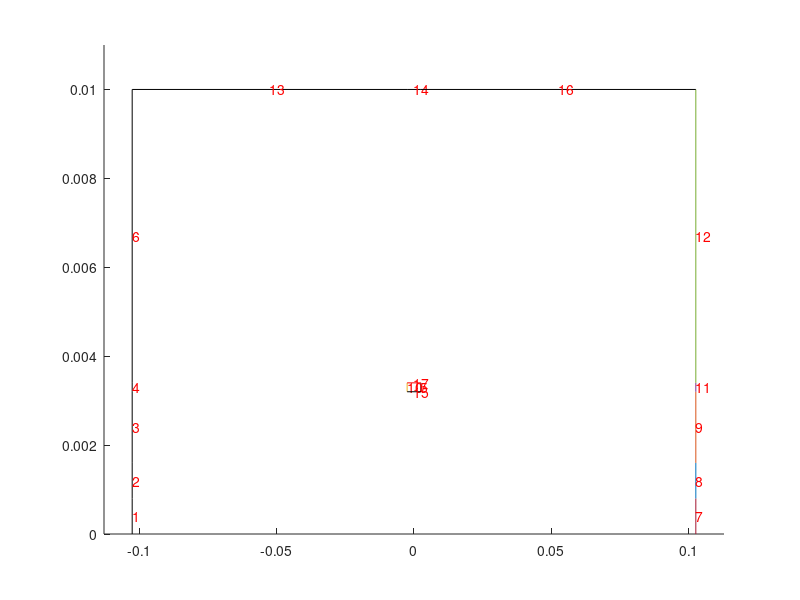

The MATLAB source for this figure:
function [ ] = cylindricalMeshGenerator( )
% Creates structured hex butterfly mesh for OpenFOAM blockMeshDict

% manual uses the command window to enter input data, auto uses the input data in the .m file
    rData= input('0 - manual input, 1 - auto input: ');

    if rData
        % Give array of coordinates along the symmetry axis (in [ ... ] format)
        z = [-0.1025,-0.0025,0.0025,0.1025];
        % Give array of coordinates along the radial axis, excluding r=0 (in [ ... ] format)
        r = [0.0008,0.0016,0.0032,0.0034,0.010];
        % Give array of BLOCKS to be excluded (in [ ... ] format)
        B = [10];
        % Give axial mesh distribution
        MSHz = [80,80,80];
        % Give axial mesh grading
        GRDNGz = [0.01,1,100];
        % Give radial mesh distribution
        MSHr = [10,10,10,5,20];
        % Give radial mesh grading
        GRDNGr = [1,1,1,1,20];
        % Give convertToMeters
        convertToMeters = 1;
        % Give arc rate of 1st block, default is 0.5 (1 for circle, 0 for square)
        rate1st = 0.5;
        % Complete the 'Boundary' section in the blockMeshDict?
        iRunBs = 1;
        % Define up to   9   Boundaries
        % Give names of Boundaries
        name1 = 'leftPlateHe';
        name2 = 'leftPlateDiel';
        name3 = 'leftPlateAir';
        name4 = 'airOuter';
        name5 = 'electrode';
        name6 = 'rightPlateHe';
        name7 = 'rightPlateDiel';
        name8 = 'rightPlateAir';
        % Give types of Boundaries, 1 - wall, 2 - inlet, 3 - outlet, 4 - patch
        types = [4,4,4,4,4,4,4,4];
        % Give faces of Boundaries
        bounds1 = [1,2];
        bounds2 = [3];
        bounds3 = [4,6];
        bounds4 = [13,14,16];
        bounds5 = [5,10,15,17];
        bounds6 = [7,8];
        bounds7 = [9];
        bounds8 = [11,12];


        iz=length(z);
        ir=length(r);
    else
        rData=0;
        z=input('Give array of coordinates along the symmetry axis (in [ ... ] format): ');
        r=input('Give array of coordinates along the radial axis, excluding r=0 (in [ ... ] format): ');

        iz=length(z);
        ir=length(r);

    %Geometry
        plotBlocks(z,r);
        B=input('Give array of BLOCKS to be excluded (in [ ... ] format): ');



    %Meshing

        plotMesh(z,r);
        [ MSHz , GRDNGz , MSHr , GRDNGr ] = createMesh(z,r);


        convertToMeters = input('Give convertToMeters, default is 1: ');
        if isempty( convertToMeters )
            convertToMeters = 1;
        end
    end

    fID=fopen('blockMeshDict','w');
    fprintf(fID,'/*--------------------------------*- C++ -*----------------------------------*\\ \n');
    fprintf(fID,'  =========                 |\n');
    fprintf(fID,'  \\\\      /  F ield         | OpenFOAM: The Open Source CFD Toolbox\n');
    fprintf(fID,'   \\\\    /   O peration     | Website:  https://openfoam.org\n');
    fprintf(fID,'    \\\\  /    A nd           | Version:  7\n');
    fprintf(fID,'     \\\\/     M anipulation  |\n');
    fprintf(fID,'\\*---------------------------------------------------------------------------*/\n');
    fprintf(fID,'FoamFile\n{\nversion     2.0;\nformat      ascii;\nclass       dictionary;\nobject      blockMeshDict;\n}\n// * * * * * * * * * * * * * * * * * * * * * * * * * * * * * * * * * * * * * //\n\nconvertToMeters %8.4e;\n\n',convertToMeters);

    % Points

    fprintf(fID,'vertices\n(\n');
    count=0;
    s2=sqrt(2);
    for i=1:ir
        for j=1:iz
            fprintf(fID,'(%12.8e  %12.8e %12.8e)  // p%3i \n',-r(i)/s2,-r(i)/s2,z(j),count);
            count=count+1;
            fprintf(fID,'(%12.8e  %12.8e %12.8e)  // p%3i \n', r(i)/s2,-r(i)/s2,z(j),count);
            count=count+1;
            fprintf(fID,'(%12.8e  %12.8e %12.8e)  // p%3i \n', r(i)/s2, r(i)/s2,z(j),count);
            count=count+1;
            fprintf(fID,'(%12.8e  %12.8e %12.8e)  // p%3i \n',-r(i)/s2, r(i)/s2,z(j),count);
            count=count+1;
        end
    end

    %Blocks
    fprintf(fID,');\n\nblocks\n(\n');
    count=0;
    for j=1:iz-1
        if isempty(find(B==count))
            base = count;
            fprintf(fID,'    hex (%3i  %3i  %3i  %3i  %3i  %3i  %3i  %3i)( %4i %4i %4i ) simpleGrading ( %2i %2i %2i ) // block %2i \n',4*base,4*base+1,4*base+2,4*base+3,4*base+4,4*base+5,4*base+6,4*base+7,2*MSHr(1),2*MSHr(1),MSHz(j),1,1,GRDNGz(j),count);
        end
        count=count+1;
    end
    count1_4=count;
    for i=1:ir-1
        for j=1:iz-1
            if isempty(find(B==count1_4))
                base1 = iz*(i-1)*4+(j-1)*4;
                base2 = iz*i*4+(j-1)*4;
                fprintf(fID,'    hex (%3i  %3i  %3i  %3i  %3i  %3i  %3i  %3i)( %4i %4i %4i ) simpleGrading ( %2i %2i %2i ) // block %2i \n',base1+1,base1,  base2,  base2+1,base1+5,base1+4,base2+4,base2+5,2*MSHr(1),MSHr(i+1),MSHz(j),1,GRDNGr(i+1),GRDNGz(j),count);
                count=count+1;
                fprintf(fID,'    hex (%3i  %3i  %3i  %3i  %3i  %3i  %3i  %3i)( %4i %4i %4i ) simpleGrading ( %2i %2i %2i ) // block %2i \n',base1+2,base1+1,base2+1,base2+2,base1+6,base1+5,base2+5,base2+6,2*MSHr(1),MSHr(i+1),MSHz(j),1,GRDNGr(i+1),GRDNGz(j),count);
                count=count+1;
                fprintf(fID,'    hex (%3i  %3i  %3i  %3i  %3i  %3i  %3i  %3i)( %4i %4i %4i ) simpleGrading ( %2i %2i %2i ) // block %2i \n',base1+3,base1+2,base2+2,base2+3,base1+7,base1+6,base2+6,base2+7,2*MSHr(1),MSHr(i+1),MSHz(j),1,GRDNGr(i+1),GRDNGz(j),count);
                count=count+1;
                fprintf(fID,'    hex (%3i  %3i  %3i  %3i  %3i  %3i  %3i  %3i)( %4i %4i %4i ) simpleGrading ( %2i %2i %2i ) // block %2i \n',base1  ,base1+3,base2+3,base2,  base1+4,base1+7,base2+7,base2+4,2*MSHr(1),MSHr(i+1),MSHz(j),1,GRDNGr(i+1),GRDNGz(j),count);
                count=count+1;
            end
            count1_4=count1_4+1;
        end
    end

    %Edges
    fprintf(fID,');\n\nedges\n(\n');
    if ~rData
        rate1st = input('Give arc rate of 1st block, default is 0.5 (1 for circle, 0 for square): ');
    end
    if isempty(rate1st);
        rate1st=0.5;
    end
    for j=1:iz
        base = (j-1)*4;
        arc=r(1)*(rate1st+(1-rate1st)/s2);
        fprintf(fID,'    arc %3i  %3i  (%12.8e  %12.8e %12.8e)\n', base  , base+1,0,-arc,z(j));
        fprintf(fID,'    arc %3i  %3i  (%12.8e  %12.8e %12.8e)\n', base+1, base+2, arc,0,z(j));
        fprintf(fID,'    arc %3i  %3i  (%12.8e  %12.8e %12.8e)\n', base+2, base+3,0, arc,z(j));
        fprintf(fID,'    arc %3i  %3i  (%12.8e  %12.8e %12.8e)\n', base+3, base  ,-arc,0,z(j));
    end

    for i=2:ir
        for j=1:iz
            base = iz*(i-1)*4+(j-1)*4;
            arc=r(i);%r(1)*(rate1st+(1-rate1st)/s2);
            fprintf(fID,'    arc %3i  %3i  (%12.8e  %12.8e %12.8e)\n', base  , base+1,0,-arc,z(j));
            fprintf(fID,'    arc %3i  %3i  (%12.8e  %12.8e %12.8e)\n', base+1, base+2, arc,0,z(j));
            fprintf(fID,'    arc %3i  %3i  (%12.8e  %12.8e %12.8e)\n', base+2, base+3,0, arc,z(j));
            fprintf(fID,'    arc %3i  %3i  (%12.8e  %12.8e %12.8e)\n', base+3, base  ,-arc,0,z(j));
        end
    end

    %Boundary

    if ~rData
        iRunBs=input('0 - stop, 1 - give boundaries: ');
        if isempty(iRunBs)
            iRunBs=0;
        end
    end

    fprintf(fID,');\n\nboundary\n(\n');

    [Bs,nBs]=Boundaries(z,r,B);

    if iRunBs

        checkBs=1:nBs;
        type=['wall  ';'inlet ';'outlet';'patch '];
        count=0;

        while find(checkBs)
            count=count+1;
            if ~rData
                name = input('Give boundary name (in ''...''): ');
                itype = input('Choose BC type 1 - wall, 2 - inlet, 3 - outlet, 4 - patch : ');
                while itype<1 || itype>4
                    itype = input('Incorrect Type!! Choose BC type 1 - wall, 2 - input, 3 - output, 4 - patch: ');
                end
                bounds = input('Give array of boundary faces (in [ ... ] format): ');
            else
                itype=types(count);
                switch count
                    case 1
                        name = name1; bounds = bounds1;
                    case 2
                        name = name2; bounds = bounds2;
                    case 3
                        name = name3; bounds = bounds3;
                    case 4
                        name = name4; bounds = bounds4;
                    case 5
                        name = name5; bounds = bounds5;
                    case 6
                        name = name6; bounds = bounds6;
                    case 7
                        name = name7; bounds = bounds7;
                    case 8
                        name = name8; bounds = bounds8;
                    case 9
                        name = name9; bounds = bounds9;
                end
            end

            for i=1:length(bounds)
                checkBs(find(checkBs == bounds(i)))=0;
            end

            fprintf(fID,'   %s\n   {\n      type %s;\n      faces (\n',name,type(itype,:));
            for i=1:length(bounds)
                if isempty(find(Bs(bounds(i),5:12)))
                    fprintf(fID,'         (%3i %3i %3i %3i)\n',Bs(bounds(i),1:4));
                else
                    fprintf(fID,'         (%3i %3i %3i %3i)\n         (%3i %3i %3i %3i)\n         (%3i %3i %3i %3i)\n         (%3i %3i %3i %3i)\n',Bs(bounds(i),:));
                end
            end
            
            if ~rData
                disp('Remaining boundary faces:')            
                disp(checkBs(find(checkBs)))
            end

            fprintf(fID,'      );\n   }\n');
        end
    end
    fprintf(fID,');\n\nmergePatchPairs();');
    fclose(fID);

end
function [  ] = plotBlocks(z,r)
%UNTITLED Summary of this function goes here
%   Detailed explanation goes here

    iz=length(z);
    ir=length(r);
    close all;
    figure;
    axis([min(z)-0.1*abs(max(z)) , max(z)+0.1*abs(max(z)), 0 , max(r)+0.1*abs(max(r))]);
    hold;
    
    x=[min(z),max(z)];
    for i=1:ir
        y=[r(i),r(i)];
        plot(x,y);
    end
    y=[0,max(r)];
    for i=1:iz
        x=[z(i),z(i)];
        plot(x,y);
    end

    count=0;
    for j=1:iz-1
        text((z(j)+z(j+1))/2,(0+r(1))/2,num2str(count),'Color','red');
        count=count+1;
    end
    for i=1:ir-1
        for j=1:iz-1
            text((z(j)+z(j+1))/2,(r(i)+r(i+1))/2,num2str(count),'Color','red');
            count=count+1;
        end
    end
    hold;

end

function [  ] = plotMesh( z,r )
%UNTITLED2 Summary of this function goes here
%   Detailed explanation goes here

    iz=length(z);
    ir=length(r);
    close all;
    figure;
    axis([min(z)-0.1*abs(max(z)) , max(z)+0.1*abs(max(z)), 0 , max(r)+0.1*abs(max(r))]);
    hold;
    
    x=[min(z),max(z)];
    for i=1:ir
        y=[r(i),r(i)];
        plot(x,y);
    end
    y=[0,max(r)];
    for i=1:iz
        x=[z(i),z(i)];
        plot(x,y);
    end
    count=0;
    for j=1:iz-1
        text((z(j)+z(j+1))/2,0,num2str(count),'Color','red');
        count=count+1;
    end
    text(z(1),r(1)/2,num2str(count),'Color','red');
    count=count+1;
    for i=1:ir-1
        text(z(1),(r(i)+r(i+1))/2,num2str(count),'Color','red');
        count=count+1;
    end
    hold;

end


function [ MSHz , GRDNGz , MSHr , GRDNGr ] = createMesh( z,r )
%UNTITLED3 Summary of this function goes here
%   Detailed explanation goes here

    iz=length(z);
    ir=length(r);
    
    expon = 0.75;
    iniEst=50;
    estimate = round((z(2)-z(1))/max(z)*iniEst)+1;
    MSHz = input(['Give mesh size for face 0, default is ',num2str(estimate),': ']);
    if isempty(MSHz)
        MSHz=estimate;
    end
    GRDNGz = input(['Give grading for faces 0 - ',num2str(iz-2),',default is [ones] (in [ ... ] format): ']);
    if isempty(GRDNGz)
        GRDNGz = ones(1,iz-1);
    end
    while length(GRDNGz)~=iz-1
        GRDNGz = input(['Icorrect array length!! Give grading for faces 0 - ',num2str(iz-2),',default is [ones] (in [ ... ] format): ']);
    end
    for i=2:iz-1
        MSHz(i)= round(MSHz(i-1)*(z(i+1)-z(i))/(z(i)-z(i-1))/GRDNGz(i)^expon)+1;
    end
    disp('Estimated axial mesh distribution:')
    disp(MSHz)
    temp = input('Update axial mesh distribution, or press ENTER to continue: ');
    if ~isempty(temp)
        MSHz=temp;
    end

    estimate = round(r(1)/max(r)*(max(r)/max(z)*iniEst))+1;
    MSHr = input(['Give mesh size for face 0, default is ',num2str(estimate),': ']);
    if isempty(MSHr)
        MSHr=estimate;
    end
    GRDNGr = input(['Give grading for faces ',num2str(iz-1),' - ',num2str(iz+ir-2),',default is [ones] (in [ ... ] format): ']);
    if isempty(GRDNGr)
        GRDNGr = ones(1,ir);
    end
    while length(GRDNGr)~=ir
        GRDNGr = input(['Icorrect array length!! Give grading for faces ',num2str(iz-1),' - ',num2str(iz+ir-2),',default is [ones] (in [ ... ] format): ']);
    end
    if ir>1
        MSHr(2)= round(MSHr(1)*(r(2)-r(1))/r(1)/GRDNGr(2)^expon)+1;
    end
    for i=3:ir
        MSHr(i)= round(MSHr(i-1)*(r(i)-r(i-1))/(r(i-1)-r(i-2))/GRDNGr(i)^expon)+1;
    end
    disp('Estimated radial mesh distribution:')
    disp(MSHr)
    temp = input('Update radial mesh distribution, or press ENTER to continue: ');
    if ~isempty(temp)
        MSHr=temp;
    end

end

function [ Bs,count ] = Boundaries(  z,r,B  )
%UNTITLED Summary of this function goes here
%   Detailed explanation goes here


    iz=length(z);
    ir=length(r);
    BOU = blockBounds(z,r);
    figure;    
    axis([min(z)-0.1*abs(max(z)) , max(z)+0.1*abs(max(z)), 0 , max(r)+0.1*abs(max(r))]);
    hold;
    
    count = 1;
    
% Left Boundaries
    countL = 1;
    L=[];
    for j=0:ir-1
        base=j*(iz-1);
        i=0;
        if isempty(find(B==base+i));
            if base==0
                [L,countL] = base0L(L,countL,i);
            else
                [L,countL] = base1L(L,countL,base,i,iz);
            end
            plot([BOU(base+i+1,10),BOU(base+i+1,10)],BOU(base+i+1,11:12),'color','black');
            text(BOU(base+i+1,10),(BOU(base+i+1,11)+BOU(base+i+1,12))/2,num2str(count),'Color','red');
            count = count+1;
        end
        for i=1:iz-2
            if ~isempty(find(B==base+i-1)) && isempty(find(B==base+i));
                if base==0
                    [L,countL] = base0L(L,countL,i);
                else
                    [L,countL] = base1L(L,countL,base,i,iz);
                end
                plot([BOU(base+i+1,10),BOU(base+i+1,10)],BOU(base+i+1,11:12),'color','black');
                text(BOU(base+i+1,10),(BOU(base+i+1,11)+BOU(base+i+1,12))/2,num2str(count),'Color','red');
                count = count+1;
            end
        end
    end
    
% Right Boundaries
    countR = 1;
    R=[];
    for j=0:ir-1
        base=j*(iz-1);
        for i=1:iz-2
            if isempty(find(B==base+i-1)) && ~isempty(find(B==base+i));
                if base==0
                    [R,countR] = base0R(R,countR,i);
                else
                    [R,countR] = base1R(R,countR,base,i,iz);
                end
                plot([BOU(base+i,4),BOU(base+i,4)],BOU(base+i,5:6));
                text(BOU(base+i,4),(BOU(base+i,5)+BOU(base+i,6))/2,num2str(count),'Color','red');
                count = count+1;
            end
        end
        i = iz-1;
        if isempty(find(B==base+i-1));
            if base==0
                [R,countR] = base0R(R,countR,i);
            else
                [R,countR] = base1R(R,countR,base,i,iz);
            end
            plot([BOU(base+i,4),BOU(base+i,4)],BOU(base+i,5:6));
            text(BOU(base+i,4),(BOU(base+i,5)+BOU(base+i,6))/2,num2str(count),'Color','red');
            count = count+1;
        end
    end
    
% Up Boundaries
    countU = 1;
    U=[];
    for j=1:iz-1
        base=(ir-1)*(iz-1)+j-1;
        i=0;
        if isempty(find(B==base-i));
            [U,countU] = base1U(U,countU,ir-i,j,iz);
            plot(BOU(base+1,7:8),[BOU(base+1,9),BOU(base+1,9)],'color','black');
            text((BOU(base+1,7)+BOU(base+1,8))/2,BOU(base+1,9),num2str(count),'Color','red');
            count = count+1;
        end
         for i=1:ir-1
             if ~isempty(find(B==base-(i-1)*(iz-1))) && isempty(find(B==base-i*(iz-1)));
                [U,countU] = base1U(U,countU,ir-i,j,iz);
                plot(BOU(base-i*(iz-1)+1,7:8),[BOU(base-i*(iz-1)+1,9),BOU(base-i*(iz-1)+1,9)],'color','black');
                text((BOU(base-i*(iz-1)+1,7)+BOU(base-i*(iz-1)+1,8))/2,BOU(base-i*(iz-1)+1,9),num2str(count),'Color','red');
                count = count+1;
             end
         end
     end
    
% Down Boundaries
    countD = 1;
    D=[];
    for j=1:iz-1
        base=(ir-1)*(iz-1)+j-1;
        for i=1:ir-1
            if isempty(find(B==base-(i-1)*(iz-1))) && ~isempty(find(B==base-i*(iz-1)));
               [D,countD] = base1D(D,countD,ir-i,j,iz);
               plot(BOU(base-(i-1)*(iz-1)+1,1:2),[BOU(base-(i-1)*(iz-1)+1,3),BOU(base-(i-1)*(iz-1)+1,3)],'color','red');
               text((BOU(base-(i-1)*(iz-1)+1,1)+BOU(base-(i-1)*(iz-1)+1,2))/2,BOU(base-(i-1)*(iz-1)+1,3),num2str(count),'Color','red');
               count = count+1;
            end
        end
    end
    
    Bs = [L;R;U;D];
    count = count-1;
%L
%R
%U
%D
end

function [bou,count] = base0L(bou,count,i)
    bou(count,1:4)=i*4+3:-1:i*4;
    count = count+1;
end

function [bou,count] = base0R(bou,count,i)
    bou(count,1:4)=i*4:i*4+3;
    count = count+1;
end

function [bou,count] = base1L(bou,count,base,i,iz)
    base2=(base/(iz-1)-1)*iz*4+i*4;
    base1=base/(iz-1)*iz*4+i*4;
    bou(count,1:4)=[base1+1,base1  ,base2  ,base2+1];
    bou(count,5:8)=[base1+2,base1+1,base2+1,base2+2];
    bou(count,9:12)=[base1+3,base1+2,base2+2,base2+3];
    bou(count,13:16)=[base1  ,base1+3,base2+3,base2  ];
    count = count+1;
end


function [bou,count] = base1R(bou,count,base,i,iz)
    base1=(base/(iz-1)-1)*iz*4+i*4;
    base2=base/(iz-1)*iz*4+i*4;
    bou(count,1:4)=[base1+1,base1  ,base2  ,base2+1];
    bou(count,5:8)=[base1+2,base1+1,base2+1,base2+2];
    bou(count,9:12)=[base1+3,base1+2,base2+2,base2+3];
    bou(count,13:16)=[base1  ,base1+3,base2+3,base2  ];
    count = count+1;
end


function [bou,count] = base1U(bou,count,i,j,iz)
    base1=(i-1)*4*iz+4*(j);
    base2=(i-1)*4*iz+4*(j-1);
    bou(count,1:4)=[base1+1,base1  ,base2  ,base2+1];
    bou(count,5:8)=[base1+2,base1+1,base2+1,base2+2];
    bou(count,9:12)=[base1+3,base1+2,base2+2,base2+3];
    bou(count,13:16)=[base1  ,base1+3,base2+3,base2  ];
    count = count+1;
end
function [bou,count] = base1D(bou,count,i,j,iz)
    base1=(i-1)*4*iz+4*(j-1);
    base2=(i-1)*4*iz+4*(j);
    bou(count,1:4)=[base1+1,base1  ,base2  ,base2+1];
    bou(count,5:8)=[base1+2,base1+1,base2+1,base2+2];
    bou(count,9:12)=[base1+3,base1+2,base2+2,base2+3];
    bou(count,13:16)=[base1  ,base1+3,base2+3,base2  ];
    count = count+1;
end

function [ BOU ] = blockBounds( z,r )
%UNTITLED2 Summary of this function goes here
%   Detailed explanation goes here

    iz=length(z);
    ir=length(r);
    close all;
    
    ib = (iz-1)*ir;
    count = 1;
    for i = 1:iz-1
        BOU(count,1:3) = [z(i),z(i+1),0];
        BOU(count,4:6) = [z(i+1),0,r(1)];
        BOU(count,7:9) = [z(i),z(i+1),r(1)];
        BOU(count,10:12) = [z(i),0,r(1)];
        count = count + 1; 
    end
    
    for i = 1:ir-1
        for j = 1:iz-1
            BOU(count,1:3) = [z(j),z(j+1),r(i)];
            BOU(count,4:6) = [z(j+1),r(i),r(i+1)];
            BOU(count,7:9) = [z(j),z(j+1),r(i+1)];
            BOU(count,10:12) = [z(j),r(i),r(i+1)];
            count = count + 1;
        end
    end
end


